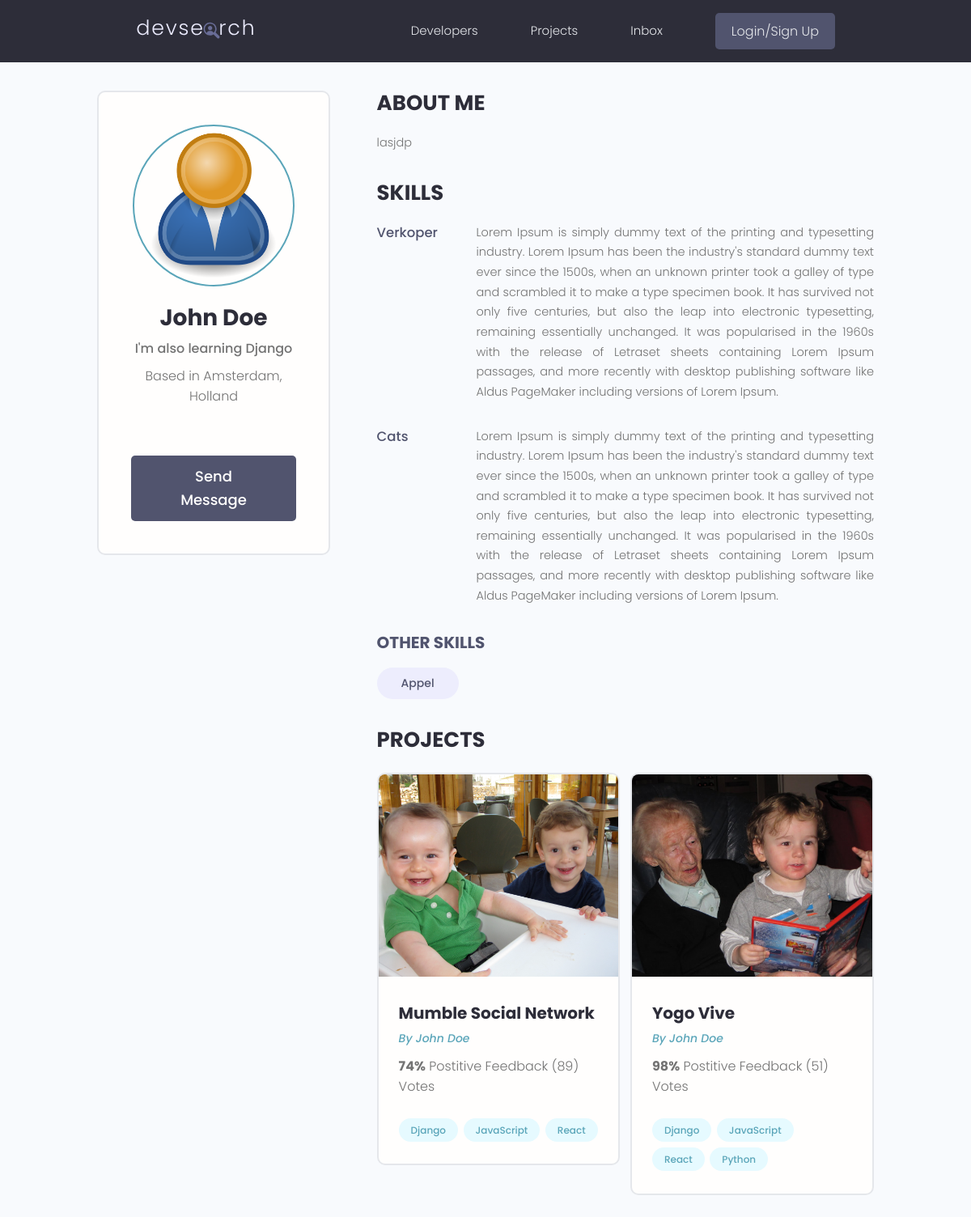
The app's page /profile/e036be8f-11a1-48a4-a976-eed6945d510f/, older data.
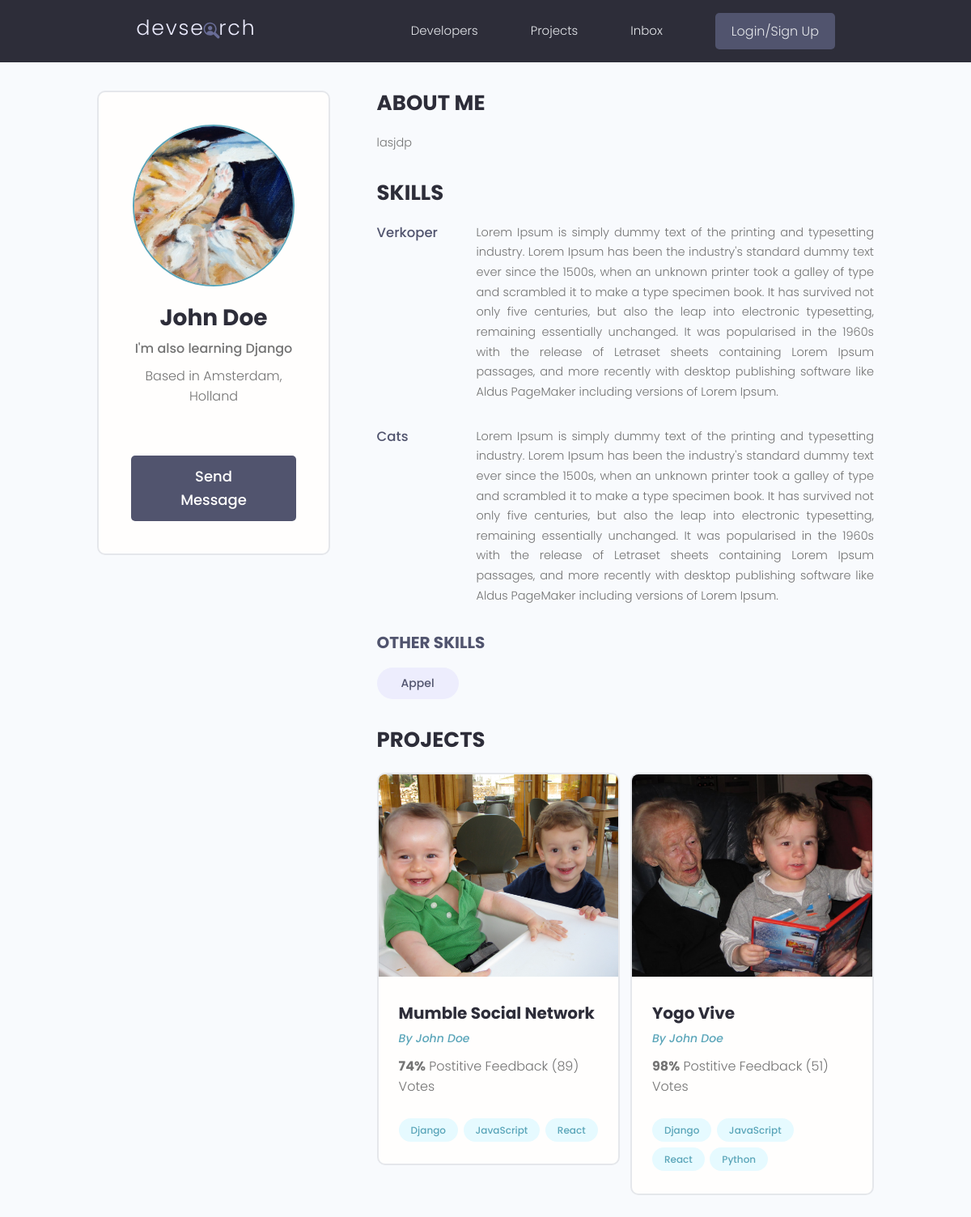
The same page, newer data.
### users/models.py (models this page shows, shortened)
class Profile(models.Model):
	user = models.OneToOneField(User, on_delete=models.CASCADE, null=True, blank=True)
	name = models.CharField(max_length=200, blank=True, null=True)
	email = models.EmailField(max_length=500, blank=True, null=True)
	username = models.CharField(max_length=200, blank=True, null=True)
	location = models.CharField(max_length=200, blank=True, null=True)
	short_intro = models.CharField(max_length=500, blank=True, null=True)
	bio = models.TextField(blank=True, null=True)
	profile_image = models.ImageField(null=True, blank=True, upload_to='profiles/', default="profiles/user-default.png")
	social_github = models.CharField(max_length=200, blank=True, null=True)
	social_twitter = models.CharField(max_length=200, blank=True, null=True)
	social_linkedin = models.CharField(max_length=200, blank=True, null=True)
	social_youtube = models.CharField(max_length=200, blank=True, null=True)
	social_website = models.CharField(max_length=200, blank=True, null=True)
	created = models.DateTimeField(auto_now_add=True)
	id = models.UUIDField(default=uuid.uuid4, unique=True, primary_key=True, editable=False)

### users/views.py (the view)
# urls.py: path('profile/<str:pk>/', views.userProfile, name='user-profile'),
def userProfile(request, pk):
	profile = Profile.objects.get(id=pk)
	topSkills = profile.skill_set.exclude(description__exact="")
	otherSkills = profile.skill_set.filter(description="")
	context = {'profile':profile, 'topSkills':topSkills, 'otherSkills':otherSkills}
	return render(request, 'users/user-profile.html', context)

### projects/models.py (called while the page is built)
	def __str__(self):
		return self.name

### users/models.py (called while the page is built)
	def __str__(self):
		return str(self.name)

### users/templates/users/user-profile.html (shortened to what this page needs)
{% extends 'main.html' %}
{% block content %}
<main class="profile my-md">
  <div class="container">
    <div class="layout">
      <div class="column column--1of3">
        <div class="card text-center">
          <div class="card__body dev">
            <img class="avatar avatar--xl" src="{{profile.profile_image.url}}" />
            <h2 class="dev__name">{{profile.name}}</h2>
            <p class="dev__title">{{profile.short_intro}}</p>
            <p class="dev__location">Based in {{profile.location}}</p>
            <a href="#" class="btn btn--sub btn--lg">Send Message </a>
          </div>
        </div>
      </div>
      <div class="column column--2of3">
        <div class="devInfo">
          <h3 class="devInfo__title">About Me</h3>
          <p class="devInfo__about">{{profile.bio}}</p>
        </div>
        <div class="devInfo">
          <h3 class="devInfo__title">Skills</h3>
          <div class="devInfo__skills">
          	{% for skill in topSkills %}
            <div class="devSkill">
              <h4 class="devSkill__title">{{skill.name}}</h4>
              <p class="devSkill__info">{{skill.description}}</p>
            </div>
            {% endfor %}
            <h3 class="devInfo__subtitle">Other Skills</h3>
            <div class="devInfo__otherSkills">
            	{% for skill in otherSkills %}
              <span class="tag tag--pill tag--sub tag--lg">
                <small>{{skill}}</small>
              </span>
              {% endfor %}
            </div>
          </div>
        </div>
        <div class="devInfo">
          <h3 class="devInfo__title">Projects</h3>
          <div class="grid grid--two">
          	{% for project in profile.project_set.all %}
            <div class="column">
              <div class="card project">
                <a href="{% url 'project' project.id %}" class="project">
                  <img class="project__thumbnail" src="{{project.featured_image.url}}" alt="project thumbnail" />
                  <div class="card__body">
                    <h3 class="project__title">{{project.title}}</h3>
                    <p><a class="project__author" href="{% url 'user-profile' project.owner.id %}">By {{project.owner.name}}</a></p>
                    <p class="project--rating">
                      <span style="font-weight: bold;">{{project.vote_ratio}}%</span> Postitive
                      Feedback ({{project.vote_total}}) Vote{{project.vote_total|pluralize:"s"}}
                    </p>
                    <div class="project__tags">
                    	{% for tag in project.tags.all %}
                      <span class="tag tag--pill tag--main">
                        <small>{{tag}}</small>
                      </span>
                      {% endfor %}
                    </div>
                  </div>
                </a>
              </div>
            </div>
            {% endfor %}
          </div>
        </div>
      </div>
    </div>
  </div>
</main>
{% endblock %}

Row changes from the older to the newer data that the page shows:
changed Profile "John Doe": profile_image: picture added in place of a placeholder
